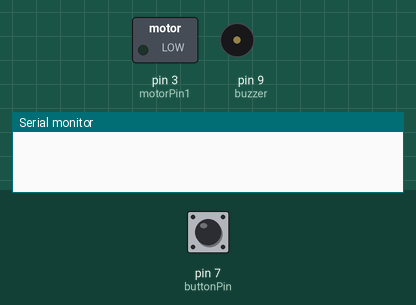
This sketch was run on a simulated Arduino Nano, built with avr-gcc and run on an emulated ATmega328P. On the bench: switched loads named in the sketch (green lamp = pin HIGH), buzzer (waves = sounding), the last lines printed to the serial monitor. The inputs (shaded band) are chosen by the test bench; at power-on: pin 7 (buttonPin) LOW.

Above: at 1.2 s.
1.3 s: pin 7 (buttonPin) pulled HIGH for 3.2 s
At 3.1 s:
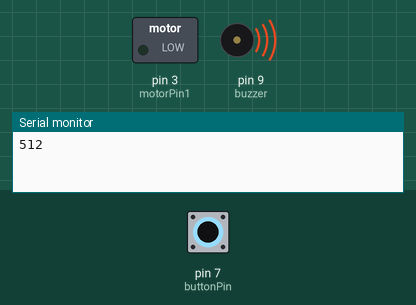
Timing chart, 0 to 6.8 s (numbered marks = the images above; inputs shaded):
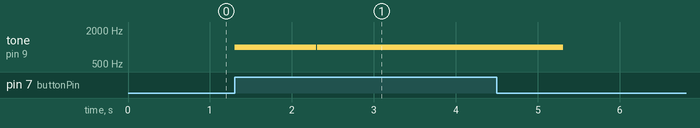

Measured:
- after the input at 1.3 s, tone on pin 9 (buzzer): silent → 1000 Hz at once, → silent 1.0 s later, → 1000 Hz 0.01 s later, → silent 3.0 s later

The sketch:

VE_GloveCode_V1.0.1.ino
```cpp
//Vision Empower Glove Code - Version 1.0.1
//Code written by Vision Empower Team, and edited by Zachary Kranz

// This is an edited version of the initial Vision Empower Code to simplify the program to one output
// and implement PWM modulation for the vibration motor.

//Written and compiled for Arduino Nano
//			 -------------
//			=|16       15|=
//			=|17       14|=
//	Sensor Input	=|18       13|=
//			=|19       12|=
//			=|20       11|=
//			=|21       10|=
//			=|22   N    9|= Audiable Buzzer
//			=|23   A    8|=
//			=|24   N    7|=
//			=|2    O    6|= Motor Transistor 4 - Not Used
//			=|26        5|= Motor Transistor 3 - Not Used
//			=|27        4|= Motor Transistor 2 - Not Used
//			=|28        3|= Motor Transistor 1
//			=|29        2|= Input Button
//			=|30        1|=
//			 -------------

int motorPin1 = 3; //motor transistor is connected to pin 3
//int motorPin2 = 4; //motor transistor is connected to pin 4
//int motorPin3 = 5; //motor transistor is connected to pin 5
//int motorPin4 = 6; //motor transistor is connected to pin 6
int read1 = 0;
const int buzzer = 9; //buzzer to arduino pin 9
const int buttonPin = 7; //Button to arduino pin 2
int buttonState = 0;
int flag = 0;
int start_new= 0;
int dutyCycle = 0; //PWM Duty Cycle

int iteration = 1;

void setup()
{
  Serial.begin(9600);
  pinMode(A4, INPUT);
  pinMode(buzzer, OUTPUT); // Set buzzer - pin 9 as an output
  pinMode(buttonPin, INPUT);
  pinMode(motorPin1, OUTPUT);
  //pinMode(motorPin2, OUTPUT);
  //pinMode(motorPin3, OUTPUT);
  //pinMode(motorPin4, OUTPUT);
}

void Start_Motor()
{
// Read the value from the photosensor, determine duty cycle, and
  delay(10);
  Serial.println(dutyCycle);
  analogWrite(motorPin1, dutyCycle);
}

void loop()
{


  buttonState = digitalRead(buttonPin); // button input
  if (buttonState == HIGH)
  {
    tone(buzzer, 1000); // Send 1KHz sound signal...
    delay(1000);
    noTone(buzzer);
   start_new= start_new+1;
  }
  else
  {
    start_new=start_new;
  }
  noTone(buzzer);
  if(start_new==1)
  {
    dutyCycle = analogRead(A4);
    Start_Motor();}
    }
```
